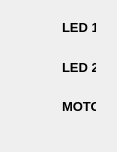
<?xml version="1.0" encoding="UTF-8"?>
<ui version="4.0">
 <class>Principal</class>
 <widget class="QMainWindow" name="Principal">
  <property name="geometry">
   <rect>
    <x>0</x>
    <y>0</y>
    <width>117</width>
    <height>152</height>
   </rect>
  </property>
  <property name="font">
   <font>
    <pointsize>10</pointsize>
    <weight>75</weight>
    <bold>true</bold>
   </font>
  </property>
  <property name="windowTitle">
   <string>Principal</string>
  </property>
  <property name="iconSize">
   <size>
    <width>100</width>
    <height>100</height>
   </size>
  </property>
  <widget class="QWidget" name="centralWidget">
   <widget class="QWidget" name="">
    <property name="geometry">
     <rect>
      <x>10</x>
      <y>0</y>
      <width>97</width>
      <height>134</height>
     </rect>
    </property>
    <layout class="QVBoxLayout" name="verticalLayout">
     <item>
      <layout class="QHBoxLayout" name="horizontalLayout">
       <item>
        <widget class="QPushButton" name="pushButton">
         <property name="text">
          <string/>
         </property>
         <property name="icon">
          <iconset>
           <activeoff>:/img/off</activeoff>
           <activeon>:/img/on</activeon>
          </iconset>
         </property>
         <property name="iconSize">
          <size>
           <width>30</width>
           <height>30</height>
          </size>
         </property>
         <property name="flat">
          <bool>true</bool>
         </property>
        </widget>
       </item>
       <item>
        <widget class="QLabel" name="label">
         <property name="text">
          <string>LED 1</string>
         </property>
        </widget>
       </item>
      </layout>
     </item>
     <item>
      <layout class="QHBoxLayout" name="horizontalLayout_2">
       <item>
        <widget class="QPushButton" name="pushButton_2">
         <property name="text">
          <string/>
         </property>
         <property name="icon">
          <iconset>
           <activeoff>:/img/off</activeoff>
           <activeon>:/img/on</activeon>
          </iconset>
         </property>
         <property name="iconSize">
          <size>
           <width>30</width>
           <height>30</height>
          </size>
         </property>
         <property name="flat">
          <bool>true</bool>
         </property>
        </widget>
       </item>
       <item>
        <widget class="QLabel" name="label_2">
         <property name="text">
          <string>LED 2</string>
         </property>
        </widget>
       </item>
      </layout>
     </item>
     <item>
      <layout class="QHBoxLayout" name="horizontalLayout_3">
       <item>
        <widget class="QPushButton" name="pushButton_3">
         <property name="text">
          <string/>
         </property>
         <property name="icon">
          <iconset>
           <activeon>:/img/engine_laws.gif</activeon>
          </iconset>
         </property>
         <property name="iconSize">
          <size>
           <width>30</width>
           <height>30</height>
          </size>
         </property>
         <property name="flat">
          <bool>true</bool>
         </property>
        </widget>
       </item>
       <item>
        <widget class="QLabel" name="label_3">
         <property name="text">
          <string>MOTOR</string>
         </property>
        </widget>
       </item>
      </layout>
     </item>
    </layout>
   </widget>
  </widget>
  <action name="actionConectar">
   <property name="text">
    <string>Conectar</string>
   </property>
  </action>
 </widget>
 <layoutdefault spacing="6" margin="11"/>
 <resources/>
 <connections/>
</ui>
